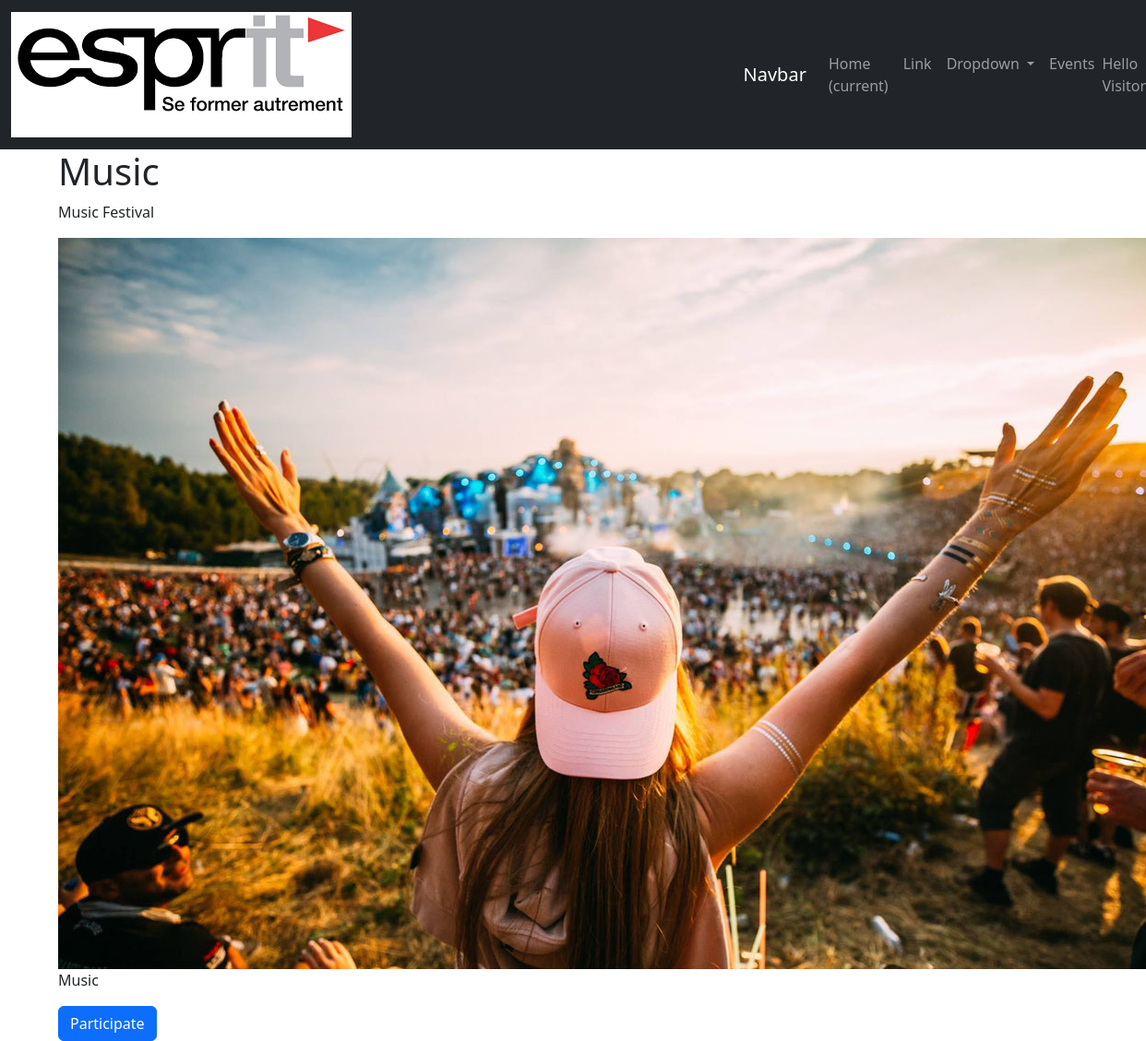
Screenshot of /events/detail/4 with the database file from the repository.
### events/models.py (models this page shows, shortened)
class Event(models.Model):
     title = models.CharField("Title" ,max_length=250)
     description =models.TextField()
     state =models.BooleanField(default=False)
     imageEvent=models.ImageField(upload_to='images/',blank=True, null=True )
     nbParticipants=models.IntegerField(default=0)
     CATEGORY_CHOICES=(
        ('Music','Music'),
        ('Sport','Sport'),
        ('Cinema','Cinema'),
    )
     category=models.CharField(max_length=10,choices=CATEGORY_CHOICES)
     dateEvent=models.DateField(validators=[in_the_future])
     createdAt=models.DateField(auto_now_add=True)
     updateAt=models.DateField(auto_now=True)
     organized =models.ForeignKey(Person,on_delete=models.CASCADE)
     participants =models.ManyToManyField(
        Person,
        related_name="participations",
        through="Participation"
     )

### events/views.py (the view)
# urls.py: path('detail/<int:id>', detailEvent, name="Events_detail"),
def detailEvent(request, id):
    event = Event.objects.get(id=id)
    return render(
        request,
        'events/event_detail.html',
        {
            'event': event,
        }
    )

### Workshop/templates/events/event_detail.html
{% extends 'base.html' %} {% block content %}
<h1>
    {{event.title }}
</h1>
<p>{{ event.description }}</p>
<img src="{{event.imageEvent.url }}" alt="imageEvent"/>
<p>{{ event.category }}</p>
    <a href='{% url "Event_participate" event.id %}' class="btn btn-primary">Participate</a>
{% endblock content %}

### rows the page displays
Event: title "Music", description "Music Festival", imageEvent (picture), category "Music"

### other values shown
{{ greetings }} "Hello"
{{ username | default:"Visitor" }} "Visitor"
